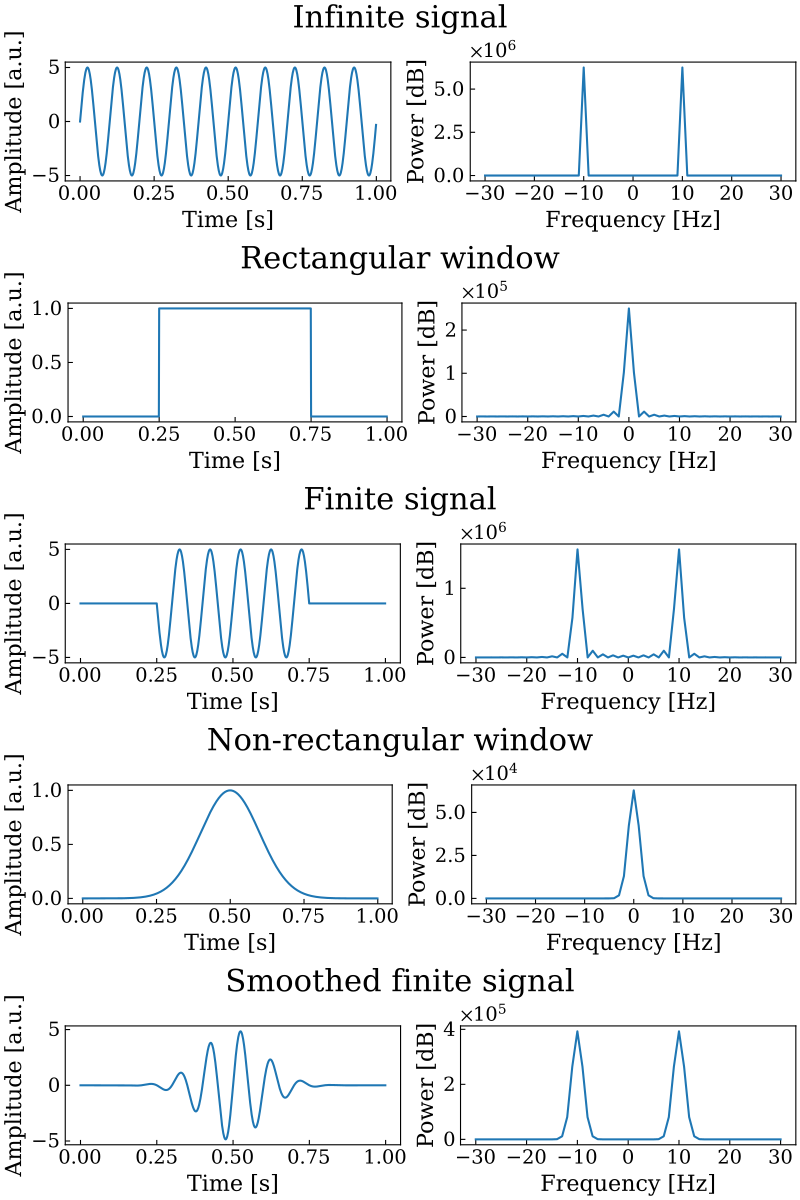

This figure's Python source:
from pathlib import Path

import matplotlib.pyplot as plt
import numpy as np
import scipy

from sat.common import power_spectrum, set_custom_pyplot_styles

# jaki sygnal
# wykres syg widmo mocy
# jaki window wykres i widmo
# przed i po decymacji (wycinanie co ktores) jak zmienia sie widmo mocy

N = 1000
A = 5
f = 10
fs = 1000

dt = 1 / fs
time = dt * np.arange(N)

infi = A * np.sin(2 * np.pi * f * time)
window = time[time < 5 / f]
rect = np.pad(np.full(window.size, 1), ((time.size - window.size) // 2))
nonrect = scipy.signal.windows.gaussian(N, std=1 / f * N)

funcs = {
    "Infinite signal": infi,
    "Rectangular window": rect,
    "Finite signal": infi * rect,
    "Non-rectangular window": nonrect,
    "Smoothed finite signal": infi * nonrect,
}

if __name__ == "__main__":
    set_custom_pyplot_styles()

    fig = plt.figure(figsize=(8, 12), dpi=300, constrained_layout=True)
    subfigs = fig.subfigures(nrows=5, ncols=1)

    for idx, (title, signal) in enumerate(funcs.items()):
        subfig = subfigs[idx]
        [left, right] = subfig.subplots(nrows=1, ncols=2)

        subfig.suptitle(title)

        left.plot(time, signal)
        left.set_xlabel("Time [s]")
        left.set_ylabel("Amplitude [a.u.]")

        freqs, spectrum = power_spectrum(signal=signal, fs=fs)
        f_range = (freqs >= -30) & (freqs <= 30)

        right.plot(freqs[f_range], spectrum[f_range])
        right.set_xlabel("Frequency [Hz]")
        right.set_ylabel("Power [dB]")
        right.set_xticks(np.arange(-30, 31, 10))

    plt.savefig(Path(__file__).with_suffix(".pdf"), dpi=300)
    # plt.show()
